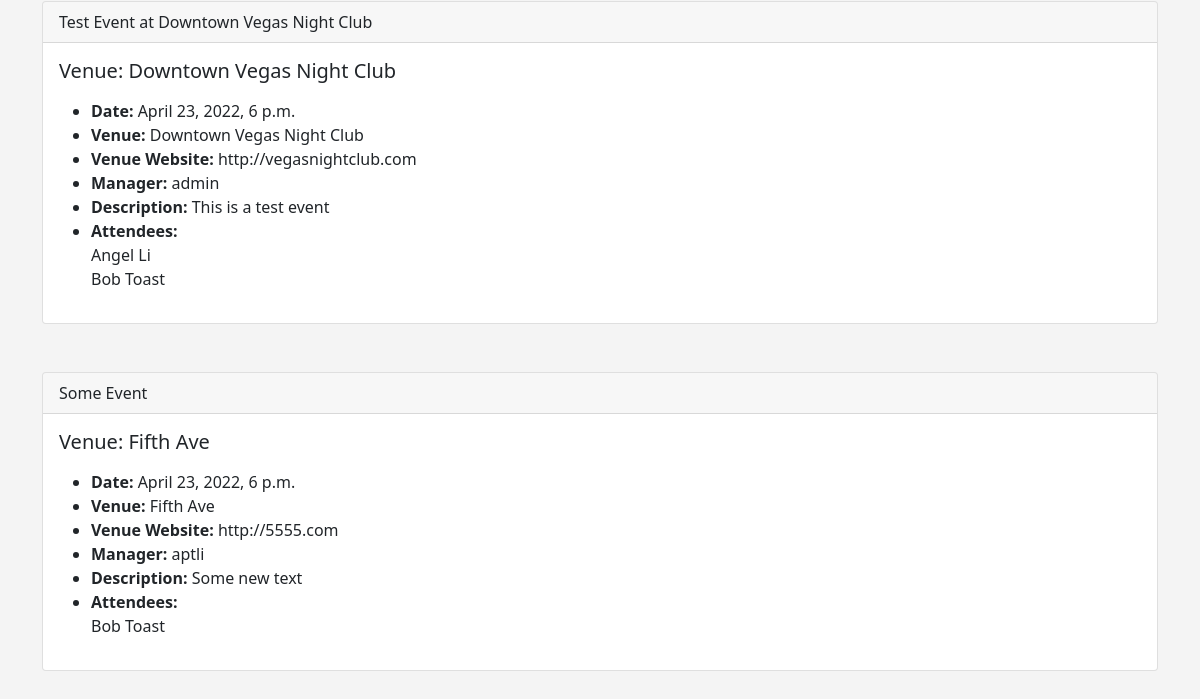
Before: /events (lower part) with the older database file.
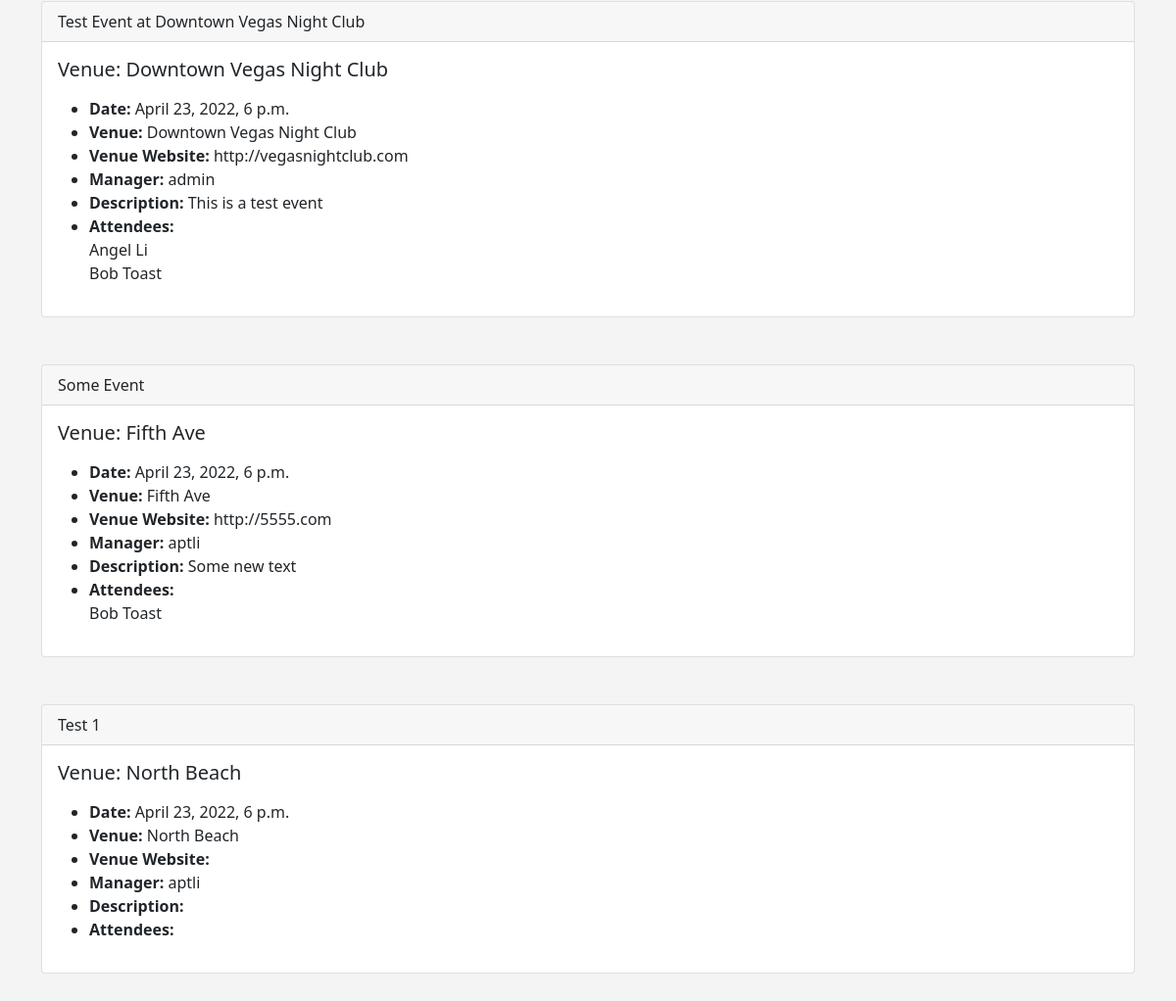
After: the same page with the newer database file.
### events/models.py (models this page shows)
class Event(models.Model):
    name = models.CharField('Event Name', max_length=120)
    event_date = models.DateTimeField('Event Date')
    venue = models.ForeignKey(
        Venue, blank=True, null=True, on_delete=models.CASCADE)
    manager = models.ForeignKey(User, blank=True, null=True, on_delete=models.SET_NULL)
    description = models.TextField(blank=True)
    attendees = models.ManyToManyField(MyClubUser, blank=True)
    def __str__(self):
        return self.name

class Venue(models.Model):
    name = models.CharField('Venue Name', max_length=120)
    address = models.CharField(max_length=300)
    zip_code = models.CharField('Zip Code', max_length=15)
    phone = models.CharField('Contact Phone', max_length=25, blank=True)
    web = models.URLField('Website Address', blank=True)
    email_address = models.EmailField('Email Address', blank=True)
    owner = models.IntegerField("Venue Owner", blank=False, default=1)
    def __str__(self):
        return self.name

class MyClubUser(models.Model):
    first_name = models.CharField(max_length=30)
    last_name = models.CharField(max_length=30)
    email = models.EmailField('User Email')
    def __str__(self):
        return self.first_name + ' ' + self.last_name

### events/views.py (the view)
# urls.py: path('events', views.all_events, name="list-events"),
def all_events(request):
    event_list = Event.objects.all().order_by('event_date')
    return render(request,
        'events/event_list.html', {
        "event_list": event_list})

### events/templates/events/event_list.html (shortened to what this page needs)
{% extends 'events/base.html' %}
{% block content %}
<h1>Events</h1><br />
{% for event in event_list %}
  <div class="card">
    <div class="card-header">
      {{ event }}
    </div>
    <div class="card-body">
      <h5 class="card-title">Venue: {{ event.venue }}</h5>
      <p class="card-text">
        <ul>
          <li><strong>Date:</strong> {{ event.event_date }}</li>
          <li><strong>Venue:</strong> {{ event.venue }}</li>
          <li><strong>Venue Website:</strong> {{ event.venue.web }}</li>
          <li><strong>Manager:</strong> {{ event.manager }}</li>
          <li><strong>Description:</strong> {{ event.description }}</li>
          <li><strong>Attendees:</strong>
            {% for user in event.attendees.all %}
              <br />{{ user }}
            {% endfor %}
          </li>
        </ul>
      </p>
    </div>
  </div>
  <br /><br />
{% endfor %}
{% endblock %}

Changed rows visible on the page:
added Event: name "Test 1", venue "North Beach", event_date "April 23, 2022, 6 p.m.", manager "aptli"
